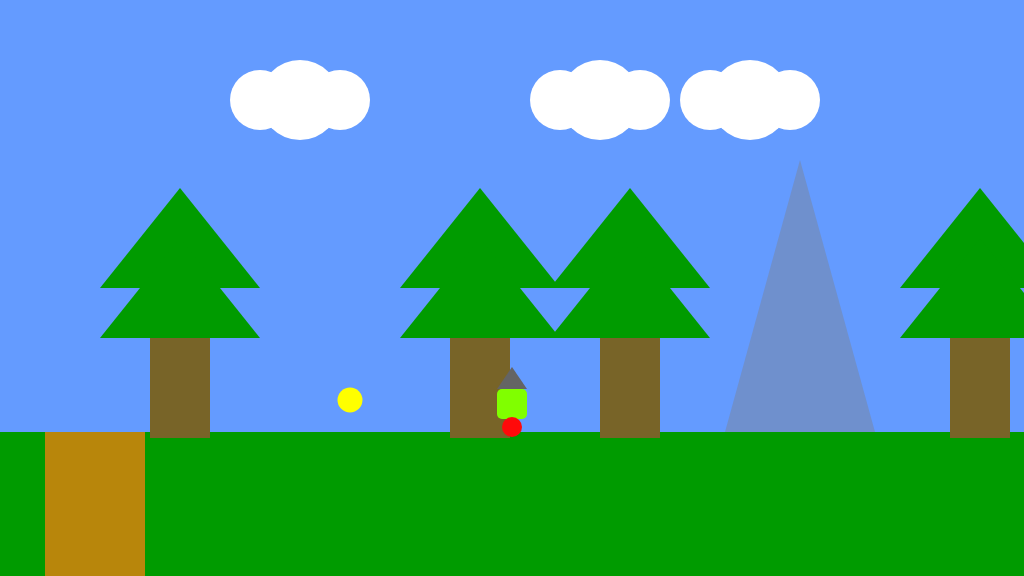
Frame 1 (no input)
Frame 60 (no input): identical to frame 1, image omitted
Frame 120 (the mouse pressed at the canvas centre since frame 60): identical to frame 1, image omitted

The p5.js sketch that drew this single still picture (run headless with seeded random() and noise() and a simulated clock; from frame 60 on, the mouse is pressed at the canvas centre):

// p5.js sketch
// ── sketch.js
/*

The Game Project 4 - Side scrolling

Week 6

*/

var gameChar_x;
var gameChar_y;
var floorPos_y;
var isLeft;
var isRight;
var scrollPos;

var cloud;
var mountain;
var trees_x;
var treePos_y;
var canyon;
var collectable;

function setup()
{
	createCanvas(1024, 576);
	floorPos_y = height * 3/4;
	gameChar_x = width/2;
	gameChar_y = floorPos_y;
	treePos_y = height/2;

	// Boolean variables to control the movement of the game character.
	isLeft = false;
	isRight = false;

	// Variable to control the background scrolling.
	scrollPos = 0;

	// Initialise arrays of scenery objects.
	
	trees_x = [150, 450, 600, 950,1550,1950];
	cloud = [{x_pos: 300, y_pos: 100},			  
			 {x_pos: 600, y_pos: 100}, 
			 {x_pos: 750, y_pos: 100},
			 {x_pos: 1800, y_pos: 150}];
	mountain =[{x_pos: 800, y_pos:160},
			  {x_pos: 1200, y_pos:160},
			  {x_pos: 1400, y_pos:160}];
	canyon = [{x_pos: 45,width: 100}];
	collectable = [{x_pos: 350, y_pos: 400}];
	
}

function draw()
{
	background(100, 155, 255); // fill the sky blue

	noStroke();
	fill(0, 155, 0);
	rect(0, floorPos_y, width, height/4); // draw some green ground

	push();
	translate(scrollPos,0);
	
	// Draw clouds.
	for(var i = 0; i < cloud.length; i++)
	{
		fill(255,255,255);
		ellipse(cloud[i].x_pos, cloud[i].y_pos, 80, 80)
		ellipse(cloud[i].x_pos - 40, cloud[i].y_pos, 60, 60)
		ellipse(cloud[i].x_pos + 40, cloud[i].y_pos,60,60);
	
	}
		
	// Draw mountains. 
	for(var i = 0; i < mountain.length; i++)
	{
		fill(128,128,128,100);
		triangle(mountain[i].x_pos - 75,
			 mountain[i].y_pos +272,
			 mountain[i].x_pos,
			 mountain[i].y_pos,
			 mountain[i].x_pos + 75,
			 mountain[i].y_pos + 272);
	}

	 //Draw trees.
 	for(var i = 0; i < trees_x.length; i++)
	{	//tunk
		fill(120,100,40);
    	rect(trees_x[i],
			 treePos_y,60,150);
		//branches
    	fill(0,155,0);
    	triangle(trees_x[i] - 50,
				 treePos_y,trees_x[i] + 30,
				 treePos_y - 100,trees_x[i] + 110,treePos_y);
    	triangle(trees_x[i] - 50,
				 treePos_y + 50,trees_x[i]+ 30,treePos_y - 50,trees_x[i] + 110,treePos_y + 50);
	}
	
	
	  
	

	// Draw canyons
	for(var i = 0; i < canyon.length; i++)
	{
		fill(184, 134, 11);
		rect(canyon[i].x_pos,432,canyon[i].width,150);
		noStroke();
		fill(255);
	}
		
	// Draw collectable items
	for(var i = 0; i < collectable.length; i++)
	{
		stroke(255, 255, 0); 
		strokeWeight(25)
		point(collectable[i].x_pos, collectable[i].y_pos);
		stroke(255, 255, 0);
		strokeWeight();	
	}


	pop();
	
	
	
	// Draw the game character - this must be last
	
	// front facing character 
	//head
	fill(100,100,100)
	triangle(gameChar_x,
			 gameChar_y - 65,
			 gameChar_x - 15,
			 gameChar_y -43,
			 gameChar_x + 15,
			 gameChar_y -43);
	
	//body
	fill(128, 255, 0);
	rect(gameChar_x - 15,
		 gameChar_y - 43, 
		 30,30,5);
	
	// ball legs 
	fill(255,10, 10);
	ellipse(gameChar_x,
			gameChar_y - 5, 
			20, 20);
	
	

	//////// Game character logic ///////
	// Logic to move

	if(isLeft)
	{
		if(gameChar_x > width * 0.2)
		{
			gameChar_x -= 5;
		}
		else
		{
			scrollPos += 5;
		}
	}

	if(isRight)
	{
		if(gameChar_x < width * 0.8)
		{
			gameChar_x  += 5;
		}
		else
		{
			scrollPos -= 5; // negative for moving against the background
		}

	}
}

function keyPressed()
{

	if(key == 'A' || keyCode == 37)
	{
		isLeft = true;
	}

	if(key == 'D' || keyCode == 39)
	{
		isRight = true;
	}

}

function keyReleased()
{
	if(key == 'A' || keyCode == 37)
	{
		isLeft = false;
	}

	if(key == 'D' || keyCode == 39)
	{
		isRight = false;
	}
}
